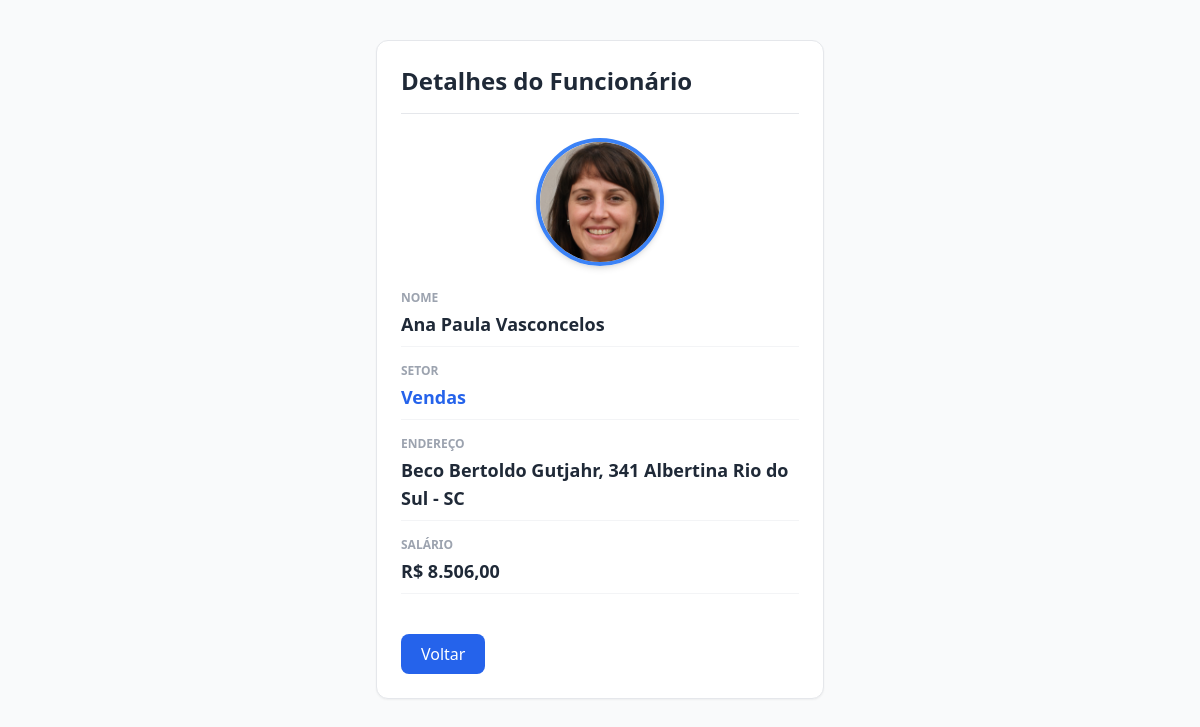
The app's page /read.php?id=2 (signed in) with its own data.
### tables this page shows
CREATE TABLE `funcionarios` (
  `id` int(11) NOT NULL,
  `nome` varchar(100) NOT NULL,
  `endereco` varchar(255) NOT NULL,
  `salario` int(10) NOT NULL,
  `foto` varchar(255) DEFAULT 'default-avatar.png',
  `setor_id` int(11) NOT NULL
);

CREATE TABLE `setores` (
  `id` int(11) NOT NULL,
  `nome` varchar(100) NOT NULL
);

### read.php (the view, shortened to what this page needs)
<?php
if (isset($_GET["id"]) && !empty(trim($_GET["id"]))) {
    require_once "config.php";
    $sql = "SELECT f.*, s.nome AS setor_nome
            FROM funcionarios f
            INNER JOIN setores s ON f.setor_id = s.id
            WHERE f.id = ?";
    if ($stmt = mysqli_prepare($link, $sql)) {
        mysqli_stmt_bind_param($stmt, "i", $param_id);
        if (mysqli_stmt_execute($stmt)) {
            $result = mysqli_stmt_get_result($stmt);
            if (mysqli_num_rows($result) == 1) {
                $row = mysqli_fetch_array($result, MYSQLI_ASSOC);
            } else {
                header("location: error.php");
                exit();
            }
        } else {
            echo "Ops! Algo deu errado.";
        }
    }
} else {
    header("location: error.php");
    exit();
}
?>
<!DOCTYPE html>
<html lang="pt-BR">
<head>
    <script src="https://cdn.tailwindcss.com"></script>
</head>
<body class="bg-gray-50 text-gray-800 font-sans">
    <div class="max-w-md mx-auto my-10 p-6 bg-white rounded-xl shadow-sm border border-gray-200 space-y-6">
        <h1 class="text-2xl font-bold text-gray-800 border-b pb-4">Detalhes do Funcionário</h1>
        <div class="flex justify-center">
            <?php
                $caminho_foto = (!empty($row["foto"]) && file_exists("uploads/" . $row["foto"]))
                    ? "uploads/" . $row["foto"]
                    : "https://via.placeholder.com/150?text=Sem+Foto";
            ?>
            <img src="<?php echo $caminho_foto; ?>" alt="Foto de <?php echo htmlspecialchars($row["nome"]); ?>" class="w-32 h-32 rounded-full object-cover border-4 border-blue-500 shadow-md">
        </div>
        <div class="space-y-4">
            <div class="border-b border-gray-100 pb-2">
                <label class="block text-xs uppercase text-gray-400 font-bold mb-1">Nome</label>
                <p class="text-lg text-gray-800 font-semibold"><?php echo htmlspecialchars($row["nome"]); ?></p>
            </div>
            <div class="border-b border-gray-100 pb-2">
                <label class="block text-xs uppercase text-gray-400 font-bold mb-1">Setor</label>
                <p class="text-lg text-blue-600 font-semibold"><?php echo htmlspecialchars($row["setor_nome"]); ?></p>
            </div>
            <div class="border-b border-gray-100 pb-2">
                <label class="block text-xs uppercase text-gray-400 font-bold mb-1">Endereço</label>
                <p class="text-lg text-gray-800 font-semibold"><?php echo htmlspecialchars($row["endereco"]); ?></p>
            </div>
            <div class="border-b border-gray-100 pb-2">
                <label class="block text-xs uppercase text-gray-400 font-bold mb-1">Salário</label>
                <p class="text-lg text-gray-800 font-semibold">R$ <?php echo number_format($row["salario"], 2, ',', '.'); ?></p>
            </div>
        </div>
        <div class="pt-4">
            <a href="index.php" class="inline-block bg-blue-600 hover:bg-blue-700 text-white font-medium px-5 py-2 rounded-lg transition">Voltar</a>
        </div>
    </div>
</body>
</html>

### records on screen
funcionarios: foto (picture), nome "Ana Paula Vasconcelos", setor.nome "Vendas", endereco "Beco Bertoldo Gutjahr, 341 Albertina Rio do Sul - SC", salario "8.506,00"
